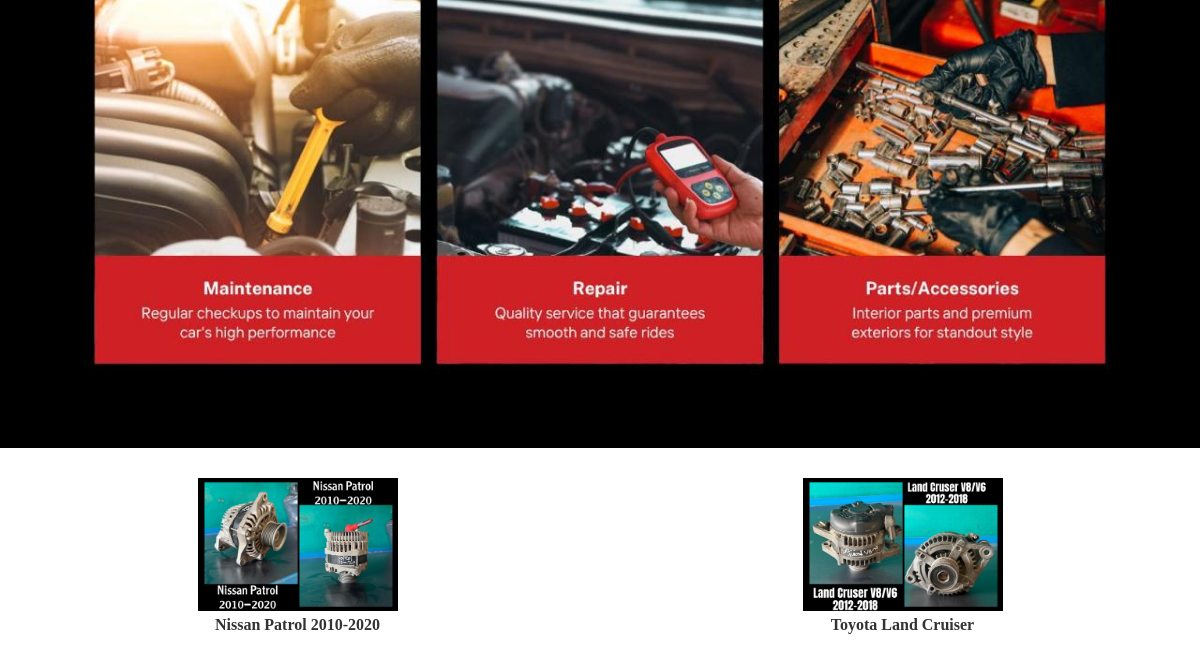
Before: / (lower part) with the older database file.
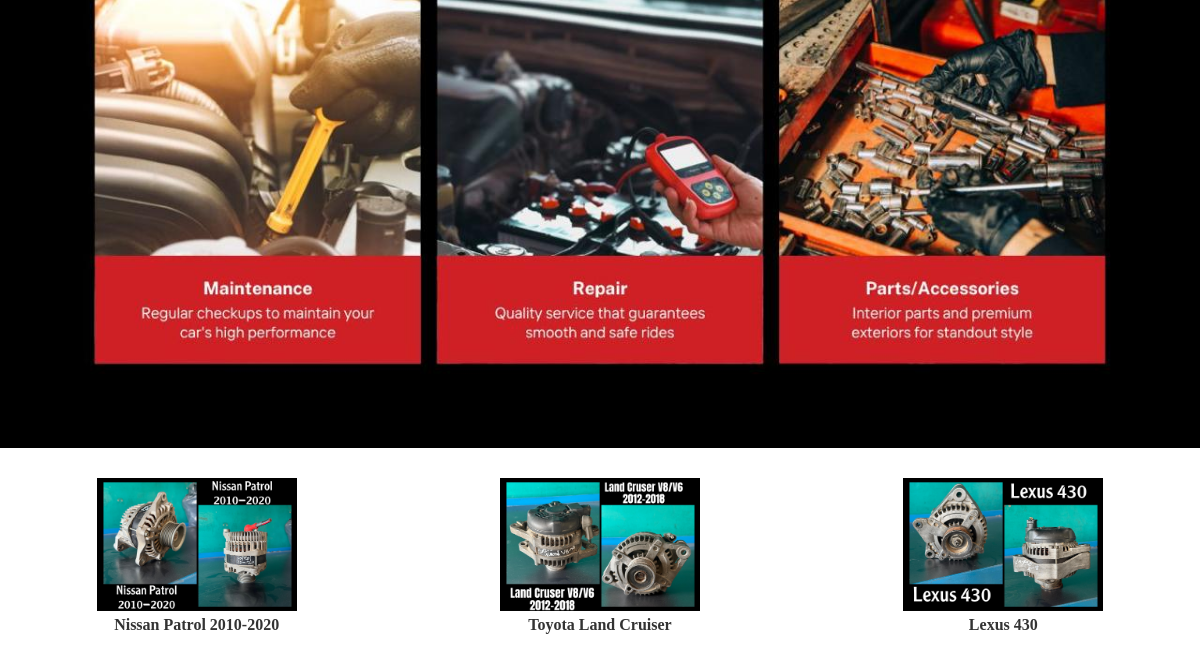
After: the same page with the newer database file.
### commonPages/models.py (models this page shows, shortened)
class SparePart(models.Model):
    spare_part_id = models.AutoField(primary_key=True)
    spare_part_title = models.CharField(max_length=100)
    description = models.TextField(blank=True, null=True)
    categories = models.TextField(blank=True, null=True)
    tags = models.TextField(blank=True, null=True)
    image = models.ImageField(upload_to='spare_parts_images/', blank=True, null=True)
    company = models.CharField(max_length=100, default="unknown")

### commonPages/views.py (the view)
# urls.py: path('', views.home, name='home'),
def home(request):
    featured_spare_parts = SparePart.objects.all()[:4]
    context = {
        'featured_spare_parts': featured_spare_parts
    }
    template = loader.get_template('home.html')
    return HttpResponse(template.render(context, request))

### commonPages/templates/home.html (shortened to what this page needs)
<!DOCTYPE html>
<html lang="en">
<head>
</head>
<body>
    {% include "_partialViews/_topNavBar.html" %}
    {% load static %}
    <div class="banner-section">
        <div class="banner">
            <img src="{% static 'images/banner2.jpeg' %}" alt="Car Servicing">
        </div>
    </div>
    <div class="spare-parts-section">
        {% for part in featured_spare_parts %}
            <div class="spare-part">
                <img src="{{ part.image.url }}" alt="{{ part.spare_part_title }}">
                <p>{{ part.spare_part_title }}</p>
            </div>
        {% endfor %}
    </div>
</body>
</html>

Changed rows visible on the page:
added SparePart: image (picture), spare_part_title "Lexus 430"
